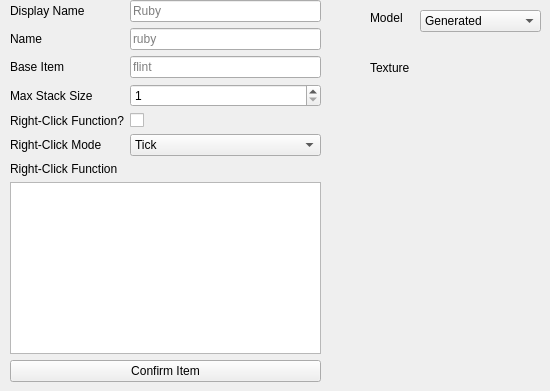
      <widget class="QWidget" name="itemEditor">
       <widget class="QComboBox" name="itemModel">
        <property name="geometry">
         <rect>
          <x>420</x>
          <y>10</y>
          <width>121</width>
          <height>22</height>
         </rect>
        </property>
        <property name="toolTip">
         <string>&lt;html&gt;&lt;head/&gt;&lt;body&gt;&lt;p&gt;The model your custom item will use.&lt;/p&gt;&lt;p&gt;Generated: Normal items.&lt;/p&gt;&lt;p&gt;Handheld: For thigns such as tools, swords, etc.&lt;/p&gt;&lt;p&gt;Custom: If you want to select a custom model you made in &lt;span style=&quot; font-weight:700;&quot;&gt;BlockBench&lt;/span&gt;.&lt;/p&gt;&lt;/body&gt;&lt;/html&gt;</string>
        </property>
        <item>
         <property name="text">
          <string>Generated</string>
         </property>
        </item>
        <item>
         <property name="text">
          <string>Handheld</string>
         </property>
        </item>
        <item>
         <property name="text">
          <string>Custom</string>
         </property>
        </item>
       </widget>
       <widget class="QLabel" name="itemModelLabel">
        <property name="geometry">
         <rect>
          <x>370</x>
          <y>10</y>
          <width>49</width>
          <height>16</height>
         </rect>
        </property>
        <property name="text">
         <string>Model</string>
        </property>
       </widget>
       <widget class="QLabel" name="itemTextureLabel">
        <property name="geometry">
         <rect>
          <x>370</x>
          <y>60</y>
          <width>61</width>
          <height>16</height>
         </rect>
        </property>
        <property name="text">
         <string>Texture</string>
        </property>
       </widget>
       <widget class="QPushButton" name="itemTextureButton">
        <property name="geometry">
         <rect>
          <x>430</x>
          <y>40</y>
          <width>50</width>
          <height>50</height>
         </rect>
        </property>
        <property name="acceptDrops">
         <bool>true</bool>
        </property>
        <property name="toolTip">
         <string>&lt;html&gt;&lt;head/&gt;&lt;body&gt;&lt;p&gt;The texture of your item!&lt;/p&gt;&lt;/body&gt;&lt;/html&gt;</string>
        </property>
        <property name="text">
         <string/>
        </property>
        <property name="flat">
         <bool>true</bool>
        </property>
       </widget>
       <widget class="QWidget" name="layoutWidget1">
        <property name="geometry">
         <rect>
          <x>10</x>
          <y>0</y>
          <width>311</width>
          <height>382</height>
         </rect>
        </property>
        <layout class="QGridLayout" name="gridLayout_2">
         <item row="5" column="0">
          <widget class="QLabel" name="label_4">
           <property name="text">
            <string>Right-Click Mode</string>
           </property>
          </widget>
         </item>
         <item row="2" column="0">
          <widget class="QLabel" name="itemBaseItemLabel">
           <property name="text">
            <string>Base Item</string>
           </property>
          </widget>
         </item>
         <item row="7" column="0" colspan="2">
          <widget class="QPlainTextEdit" name="itemRightClickFunc">
           <property name="toolTip">
            <string>&lt;html&gt;&lt;head/&gt;&lt;body&gt;&lt;p&gt;A list of commands that will be run whenever you rightclick. &lt;span style=&quot; font-weight:700;&quot;&gt;The program does not check if this will work or not! Any problems made here are the fault of the user.&lt;/span&gt;&lt;/p&gt;&lt;/body&gt;&lt;/html&gt;</string>
           </property>
          </widget>
         </item>
         <item row="4" column="1">
          <widget class="QCheckBox" name="itemRightClickCheck">
           <property name="toolTip">
            <string>&lt;html&gt;&lt;head/&gt;&lt;body&gt;&lt;p&gt;Whether or not you want to have a set of special commands run whenever you rightclick your item.&lt;/p&gt;&lt;/body&gt;&lt;/html&gt;</string>
           </property>
           <property name="text">
            <string/>
           </property>
          </widget>
         </item>
         <item row="0" column="1">
          <widget class="QLineEdit" name="itemDisplayName">
           <property name="toolTip">
            <string>&lt;html&gt;&lt;head/&gt;&lt;body&gt;&lt;p&gt;The name of your custom item! This'll be what you see in your inventory.&lt;/p&gt;&lt;/body&gt;&lt;/html&gt;</string>
           </property>
           <property name="placeholderText">
            <string>Ruby</string>
           </property>
          </widget>
         </item>
         <item row="6" column="0">
          <widget class="QLabel" name="label_5">
           <property name="text">
            <string>Right-Click Function</string>
           </property>
          </widget>
         </item>
         <item row="2" column="1">
          <widget class="QLineEdit" name="itemBaseItem">
           <property name="toolTip">
            <string>&lt;html&gt;&lt;head/&gt;&lt;body&gt;&lt;p&gt;The Minecraft item your custom item is wrapped around. &lt;span style=&quot; font-weight:700;&quot;&gt;Do not add a minecraft: prefix to this item!&lt;/span&gt;&lt;/p&gt;&lt;/body&gt;&lt;/html&gt;</string>
           </property>
           <property name="placeholderText">
            <string>flint</string>
           </property>
          </widget>
         </item>
         <item row="1" column="1">
          <widget class="QLineEdit" name="itemName">
           <property name="toolTip">
            <string>&lt;html&gt;&lt;head/&gt;&lt;body&gt;&lt;p&gt;The name of your item that the game recognizes it as.&lt;/p&gt;&lt;/body&gt;&lt;/html&gt;</string>
           </property>
           <property name="placeholderText">
            <string>ruby</string>
           </property>
          </widget>
         </item>
         <item row="3" column="0">
          <widget class="QLabel" name="label_6">
           <property name="text">
            <string>Max Stack Size</string>
           </property>
          </widget>
         </item>
         <item row="3" column="1">
          <widget class="QSpinBox" name="itemStackSize">
           <property name="toolTip">
            <string>&lt;html&gt;&lt;head/&gt;&lt;body&gt;&lt;p&gt;The stack size of your item! Can be anything from 1 to 99, and can be used for any base item!&lt;/p&gt;&lt;/body&gt;&lt;/html&gt;</string>
           </property>
           <property name="minimum">
            <number>1</number>
           </property>
          </widget>
         </item>
         <item row="1" column="0">
          <widget class="QLabel" name="itemNameLabel">
           <property name="text">
            <string>Name</string>
           </property>
          </widget>
         </item>
         <item row="4" column="0">
          <widget class="QLabel" name="label_2">
           <property name="text">
            <string>Right-Click Function?</string>
           </property>
          </widget>
         </item>
         <item row="5" column="1">
          <widget class="QComboBox" name="itemRightClickMode">
           <property name="toolTip">
            <string>&lt;html&gt;&lt;head/&gt;&lt;body&gt;&lt;p&gt;The mode of the right-click method.&lt;/p&gt;&lt;p&gt;Tick: The function runs 20 times per second as long as you are holding rightclick.&lt;br/&gt;Impulse: Runs once whenever you rightclick your item.&lt;/p&gt;&lt;/body&gt;&lt;/html&gt;</string>
           </property>
           <item>
            <property name="text">
             <string>Tick</string>
            </property>
           </item>
           <item>
            <property name="text">
             <string>Impulse</string>
            </property>
           </item>
          </widget>
         </item>
         <item row="0" column="0">
          <widget class="QLabel" name="itemDisplayNameLabel">
           <property name="text">
            <string>Display Name</string>
           </property>
          </widget>
         </item>
         <item row="8" column="0" colspan="2">
          <widget class="QPushButton" name="itemConfirmButton">
           <property name="text">
            <string>Confirm Item</string>
           </property>
          </widget>
         </item>
        </layout>
       </widget>
       <widget class="QLabel" name="itemTexture">
        <property name="geometry">
         <rect>
          <x>430</x>
          <y>40</y>
          <width>50</width>
          <height>50</height>
         </rect>
        </property>
        <property name="text">
         <string/>
        </property>
       </widget>
       <zorder>itemTexture</zorder>
       <zorder>itemModel</zorder>
       <zorder>itemModelLabel</zorder>
       <zorder>itemTextureLabel</zorder>
       <zorder>itemTextureButton</zorder>
       <zorder>layoutWidget1</zorder>
      </widget>
